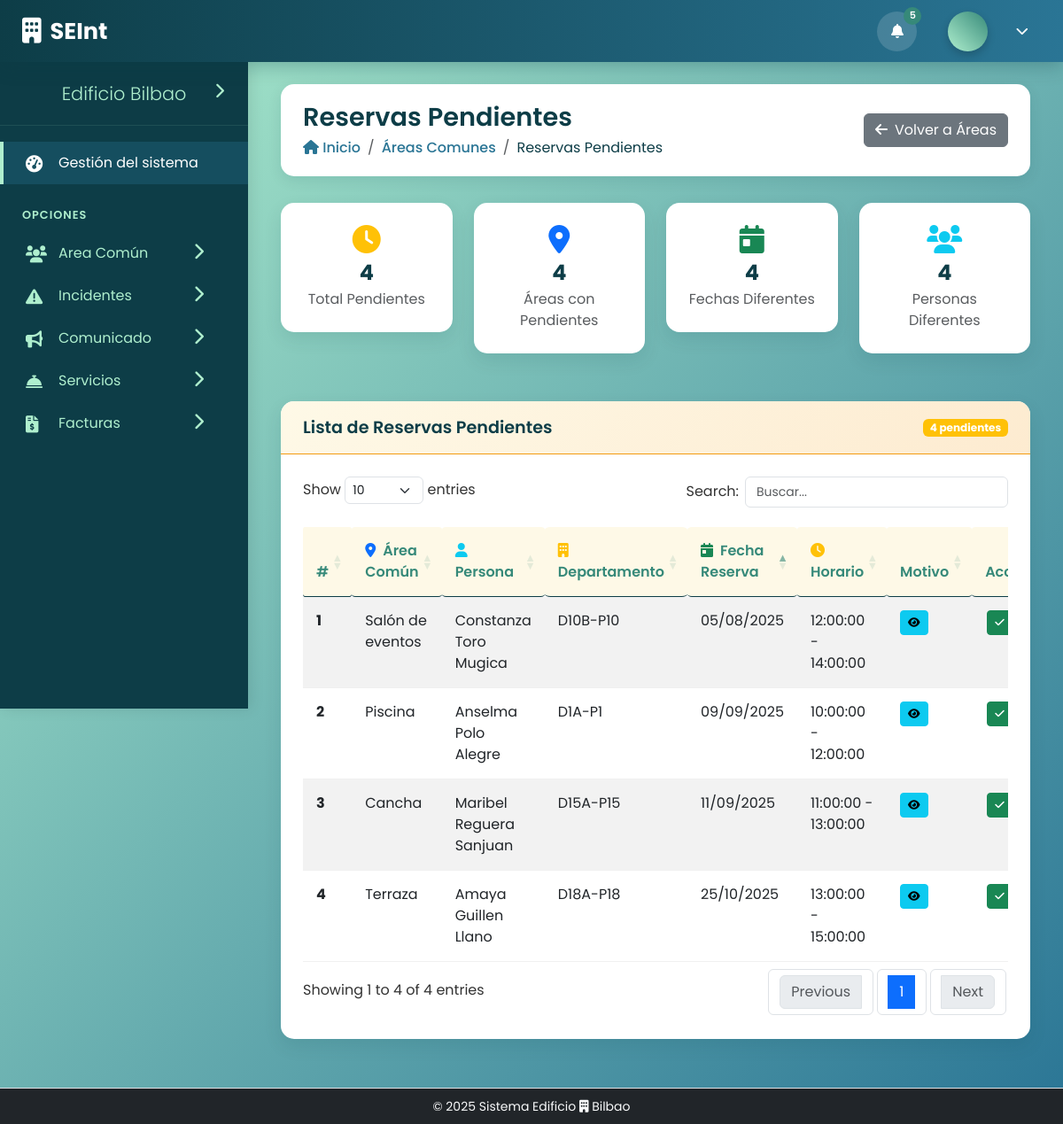
The app's page /public/controlador/AreaComunControlador.php?action=verReservasPendientes with its own data.
### tables this page shows
CREATE TABLE reserva_area_comun (
                                    id_reserva INT AUTO_INCREMENT PRIMARY KEY,
                                    id_persona INT NOT NULL,
                                    id_area INT NOT NULL,
                                    fecha_reserva DATE NOT NULL,
                                    hora_inicio TIME NOT NULL,
                                    hora_fin TIME NOT NULL,
                                    motivo TEXT DEFAULT NULL,
                                    estado ENUM('pendiente', 'confirmada', 'cancelada') DEFAULT 'pendiente',
                                    FOREIGN KEY (id_persona) REFERENCES persona(id_persona),
                                    FOREIGN KEY (id_area) REFERENCES area_comun(id_area),
                                    UNIQUE (id_area, fecha_reserva, hora_inicio, hora_fin)
);

CREATE TABLE area_comun (
                            id_area INT AUTO_INCREMENT PRIMARY KEY,
                            nombre VARCHAR(100) NOT NULL,
                            descripcion TEXT DEFAULT NULL,
                            capacidad INT DEFAULT NULL,
                            costo_reserva decimal(10,2) not null,
                            fecha_inicio_mantenimiento datetime default null,
                            fecha_fin_mantenimiento datetime default null,
                            estado ENUM('disponible', 'mantenimiento', 'no disponible','eliminado') DEFAULT 'disponible'
);

### public/modelo/AreaComunModelo.php (called while the page is built, shortened)
<?php
class AreaComunModelo
{
    private $db;
    private $table_name = "area_comun";
    private $table_reservas = "reserva_area_comun";
    private $table_persona = "persona";
    private $table_departamento = "departamento";
    private $table_tiene_departamento = "tiene_departamento";
    private $encryption_key;
    public function __construct($db, $encryption_key = null)
    {
        $this->db = $db;
        $this->encryption_key = $encryption_key ?: '1A3F6C9E2B5D8A0C7E4F1A2B3C8D5E6F7A1B2C3D4E5F6A7B8C9D0E1F2A3B4C5D6';
        if (strlen($this->encryption_key) < 32) {
            $this->encryption_key = str_pad($this->encryption_key, 32, "\0");
        } elseif (strlen($this->encryption_key) > 32) {
            $this->encryption_key = substr($this->encryption_key, 0, 32);
        }
    }
    private function decrypt($encrypted_data)
    {
        try {
            $data = base64_decode($encrypted_data);
            $iv = substr($data, 0, 16);
            $encrypted = substr($data, 16);
            $decrypted = openssl_decrypt($encrypted, 'AES-256-CBC', $this->encryption_key, OPENSSL_RAW_DATA, $iv);
            return $decrypted;
        } catch (Exception $e) {
            error_log("Error descifrando datos: " . $e->getMessage());
            return false;
        }
    }
    public function obtenerReservasPendientes()
    {
        try {
            $sql = "SELECT
                    rac.*,
                    ac.nombre as nombre_area,
                    p.nombre as nombre_persona_encrypted,
                    p.apellido_paterno as apellido_paterno_encrypted,
                    p.apellido_materno as apellido_materno_encrypted,
                    p.ci as ci_encrypted,
                    p.email,
                    r.rol,
                    GROUP_CONCAT(DISTINCT CONCAT('D', d.numero, '-P', d.piso) SEPARATOR ' / ') as departamentos_vinculados,
                    GROUP_CONCAT(DISTINCT d.id_departamento) as ids_departamentos
                FROM $this->table_reservas rac
                JOIN $this->table_name ac ON rac.id_area = ac.id_area
                JOIN $this->table_persona p ON rac.id_persona = p.id_persona
                JOIN rol r ON p.id_rol = r.id_rol
                LEFT JOIN $this->table_tiene_departamento td ON p.id_persona = td.id_persona AND td.estado = 'activo'
                LEFT JOIN $this->table_departamento d ON td.id_departamento = d.id_departamento
                WHERE rac.estado = 'pendiente'
                AND ac.estado != 'eliminado'
                GROUP BY rac.id_reserva, p.id_persona
                ORDER BY rac.fecha_reserva ASC, rac.hora_inicio ASC";
            $stmt = $this->db->prepare($sql);
            $stmt->execute();
            $resultados = $stmt->fetchAll(PDO::FETCH_ASSOC);
            foreach ($resultados as &$fila) {
                $fila['nombre_persona'] = $this->decrypt($fila['nombre_persona_encrypted']);
                $fila['apellido_paterno'] = $this->decrypt($fila['apellido_paterno_encrypted']);
                $fila['apellido_materno'] = $this->decrypt($fila['apellido_materno_encrypted']);
            }
            return $resultados;
        } catch (Exception $e) {
            error_log("Error en obtenerReservasPendientes: " . $e->getMessage());
            return false;
        }
    }
}
?>

### public/vista/verReservasPendientesVista.php (the view, shortened to what this page needs)
<?php include("../../includes/header.php"); ?>
    <div class="page-header fade-in">
        <div class="page-title">
            <h1>Reservas Pendientes</h1>
            <nav aria-label="breadcrumb">
                <ol class="breadcrumb">
                    <li class="breadcrumb-item"><a href="#"><i class="fas fa-home"></i> Inicio</a></li>
                    <li class="breadcrumb-item"><a href="AreaComunControlador.php?action=listarAreas">Áreas Comunes</a></li>
                    <li class="breadcrumb-item active" aria-current="page">Reservas Pendientes</li>
                </ol>
            </nav>
        </div>
        <div class="page-actions">
            <a href="AreaComunControlador.php?action=listarAreas" class="btn btn-secondary">
                <i class="fas fa-arrow-left me-2"></i>Volver a Áreas
            </a>
        </div>
    </div>
    <div class="row fade-in mb-4">
        <div class="col-md-3">
            <div class="content-box text-center">
                <div class="content-box-body">
                    <i class="fas fa-clock fa-2x text-warning mb-2"></i>
                    <h4 class="mb-1">
                        <?php echo count($reservas); ?>
                    </h4>
                    <p class="text-muted mb-0">Total Pendientes</p>
                </div>
            </div>
        </div>
        <div class="col-md-3">
            <div class="content-box text-center">
                <div class="content-box-body">
                    <i class="fas fa-map-marker-alt fa-2x text-primary mb-2"></i>
                    <h4 class="mb-1">
                        <?php
                        $areasConReservas = array_unique(array_column($reservas, 'id_area'));
                        echo count($areasConReservas);
                        ?>
                    </h4>
                    <p class="text-muted mb-0">Áreas con Pendientes</p>
                </div>
            </div>
        </div>
        <div class="col-md-3">
            <div class="content-box text-center">
                <div class="content-box-body">
                    <i class="fas fa-calendar-day fa-2x text-success mb-2"></i>
                    <h4 class="mb-1">
                        <?php
                        $fechasUnicas = array_unique(array_column($reservas, 'fecha_reserva'));
                        echo count($fechasUnicas);
                        ?>
                    </h4>
                    <p class="text-muted mb-0">Fechas Diferentes</p>
                </div>
            </div>
        </div>
        <div class="col-md-3">
            <div class="content-box text-center">
                <div class="content-box-body">
                    <i class="fas fa-users fa-2x text-info mb-2"></i>
                    <h4 class="mb-1">
                        <?php
                        $personasUnicas = array_unique(array_column($reservas, 'id_persona'));
                        echo count($personasUnicas);
                        ?>
                    </h4>
                    <p class="text-muted mb-0">Personas Diferentes</p>
                </div>
            </div>
        </div>
    </div>
    <div class="row fade-in">
        <div class="col-12">
            <div class="content-box">
                <div class="content-box-header d-flex justify-content-between align-items-center">
                    <h5>Lista de Reservas Pendientes</h5>
                    <span class="badge bg-warning"><?php echo count($reservas); ?> pendientes</span>
                </div>
                <div class="content-box-body">
                    <?php if (empty($reservas)): ?>
                        <div class="text-center py-4">
                            <i class="fas fa-check-circle fa-3x text-success mb-3"></i>
                            <p class="text-muted">No hay reservas pendientes</p>
                            <p class="text-muted small">Todas las reservas han sido procesadas</p>
                        </div>
                    <?php else: ?>
                        <div class="table-container">
                            <table id="tablaReservasPendientes" class="table table-hover table-striped">
                                <thead>
                                <tr>
                                    <th>#</th>
                                    <th><i class="fas fa-map-marker-alt text-primary me-2"></i>Área Común</th>
                                    <th><i class="fas fa-user text-info me-2"></i>Persona</th>
                                    <th><i class="fas fa-building text-warning me-2"></i>Departamento</th>
                                    <th><i class="fas fa-calendar-day text-success me-2"></i>Fecha Reserva</th>
                                    <th><i class="fas fa-clock text-warning me-2"></i>Horario</th>
                                    <th>Motivo</th>
                                    <th>Acciones</th>
                                </tr>
                                </thead>
                                <tbody>
                                <?php foreach ($reservas as $index => $reserva): ?>
                                    <tr>
                                        <td><strong><?php echo $index + 1; ?></strong></td>
                                        <td>
                                            <?php echo htmlspecialchars($reserva['nombre_area']); ?>
                                        </td>
                                        <td>
                                            <?php
                                            $nombreCompleto = htmlspecialchars($reserva['nombre_persona']) . ' ' .
                                                htmlspecialchars($reserva['apellido_paterno']);
                                            if (!empty($reserva['apellido_materno'])) {
                                                $nombreCompleto .= ' ' . htmlspecialchars($reserva['apellido_materno']);
                                            }
                                            echo $nombreCompleto;
                                            ?>
                                        </td>
                                        <td>
                                            <?php
                                            echo htmlspecialchars($reserva['departamentos_vinculados'] ?: 'No especificado');
                                            ?>
                                        </td>
                                        <td>
                                            <?php echo date('d/m/Y', strtotime($reserva['fecha_reserva'])); ?>
                                        </td>
                                        <td>
                                            <?php echo htmlspecialchars($reserva['hora_inicio']." - ".$reserva['hora_fin']); ?>
                                        </td>
                                        <td>
                                            <?php if ($reserva['motivo']): ?>
                                                <button class="btn btn-info btn-sm"
                                                        data-bs-toggle="modal"
                                                        data-bs-target="#verMotivoModal"
                                                        data-motivo="<?php echo htmlspecialchars($reserva['motivo']); ?>"
                                                        data-persona="<?php echo htmlspecialchars($nombreCompleto); ?>"
                                                        data-ci="<?php echo htmlspecialchars($reserva['ci']); ?>"
                                                        data-email="<?php echo htmlspecialchars($reserva['email'] ?: 'No especificado'); ?>"
                                                        data-area="<?php echo htmlspecialchars($reserva['nombre_area']); ?>"
                                                        data-fecha="<?php echo date('d/m/Y', strtotime($reserva['fecha_reserva'])); ?>"
                                                        data-horario="<?php echo htmlspecialchars($reserva['hora_inicio'] . ' - ' . $reserva['hora_fin']); ?>"
                                                        data-departamento="<?php echo htmlspecialchars($reserva['departamentos_vinculados']); ?>"
                                                        title="Ver motivo">
                                                    <i class="fas fa-eye"></i>
                                                </button>
                                            <?php else: ?>
                                                <span class="text-muted">Sin motivo</span>
                                            <?php endif; ?>
                                        </td>
                                        <td>
                                            <div class="btn-group" role="group">
                                                <button class="btn btn-success btn-sm"
                                                        data-bs-toggle="modal"
                                                        data-bs-target="#cambiarEstadoModal"
                                                        data-id-persona="<?php echo htmlspecialchars($reserva['id_persona']); ?>"
                                                        data-id-area="<?php echo htmlspecialchars($reserva['id_area']); ?>"
                                                        data-fecha-reserva="<?php echo htmlspecialchars($reserva['fecha_reserva']); ?>"
                                                        data-hora-inicio="<?php echo htmlspecialchars($reserva['hora_inicio']); ?>"
                                                        data-persona="<?php echo htmlspecialchars($nombreCompleto); ?>"
                                                        data-area-nombre="<?php echo htmlspecialchars($reserva['nombre_area']); ?>"
                                                        data-estado-actual="pendiente"
                                                        data-nuevo-estado="confirmada"
                                                        title="Confirmar reserva">
                                                    <i class="fas fa-check"></i>
                                                </button>
                                            </div>
                                        </td>
                                    </tr>
                                <?php endforeach; ?>
                                </tbody>
                            </table>
                        </div>
                    <?php endif; ?>
                </div>
            </div>
        </div>
    </div>
    <link rel="stylesheet" type="text/css" href="https://cdn.datatables.net/1.13.6/css/dataTables.bootstrap5.min.css">
    <link rel="stylesheet" type="text/css" href="https://cdn.datatables.net/responsive/2.5.0/css/responsive.bootstrap5.min.css">
    <link rel="stylesheet" type="text/css" href="https://cdn.datatables.net/buttons/2.4.1/css/buttons.bootstrap5.min.css">
<?php include("../../includes/footer.php"); ?>

### records on screen
reserva_area_comun: id_area.nombre "Salón de eventos", nombreCompleto "Constanza Toro Mugica", departamentos_vinculados "D10B-P10", fecha_reserva "05/08/2025", hora_inicio+hora_fin "12:00:00 - 14:00:00"
reserva_area_comun: id_area.nombre "Piscina", nombreCompleto "Anselma Polo Alegre", departamentos_vinculados "D1A-P1", fecha_reserva "09/09/2025", hora_inicio+hora_fin "10:00:00 - 12:00:00"
reserva_area_comun: id_area.nombre "Cancha", nombreCompleto "Maribel Reguera Sanjuan", departamentos_vinculados "D15A-P15", fecha_reserva "11/09/2025", hora_inicio+hora_fin "11:00:00 - 13:00:00"
reserva_area_comun: id_area.nombre "Terraza", nombreCompleto "Amaya Guillen Llano", departamentos_vinculados "D18A-P18", fecha_reserva "25/10/2025", hora_inicio+hora_fin "13:00:00 - 15:00:00"

### other values on screen
count($reservas) "4"
count($areasConReservas) "4"
count($fechasUnicas) "4"
count($personasUnicas) "4"
